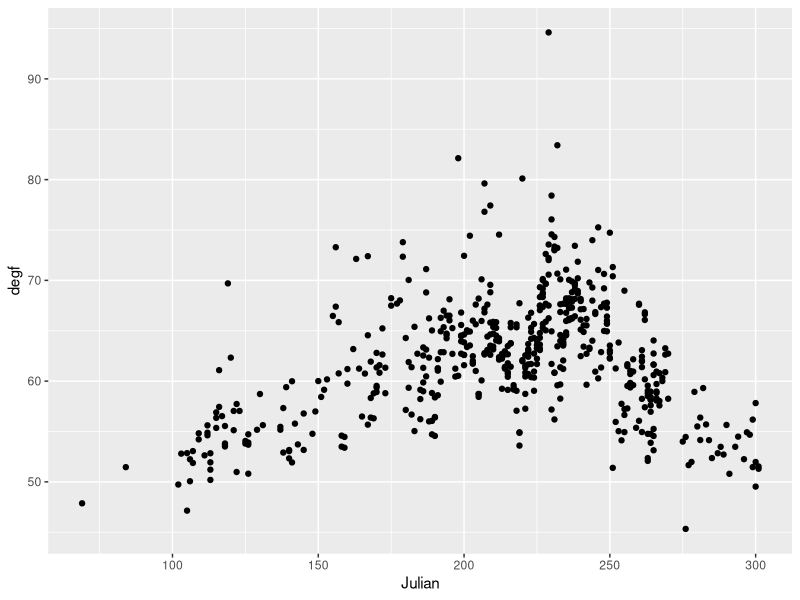
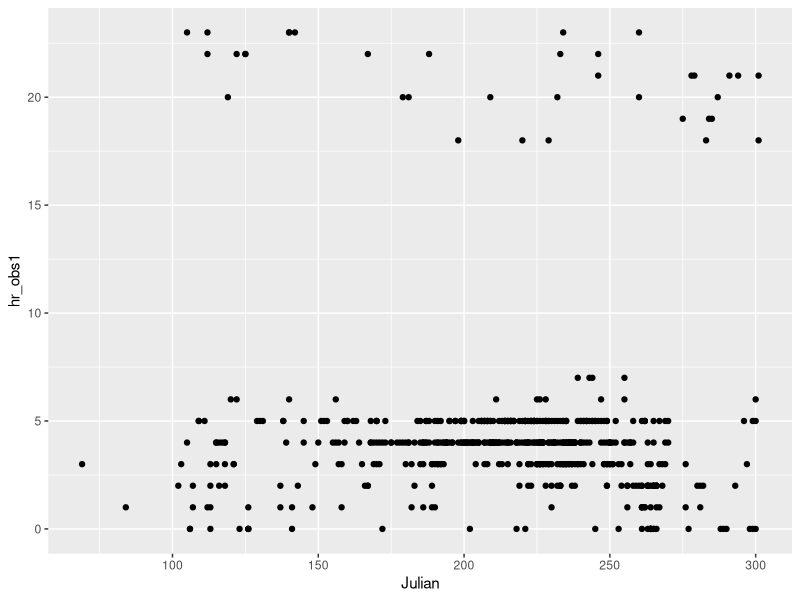
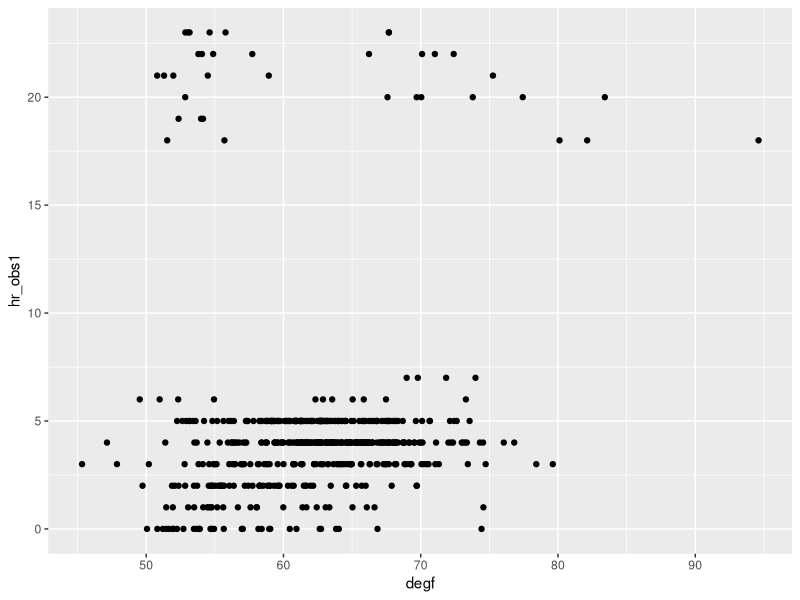

Reproduce these figures in R, in order.
#===========================================================================#
# script12_explore_count_and_temperature2.R
# 
# Uses the "combined" data set created in script10 to explore relationsips 
#
# PARTS
# 1. Basic questions about combined data set (multiple obs/night?)(line 14)  
# 2. Examine captures after 7AM (before midnight) (line 64)  
#
# combined--imported as created in script10
# combined3
#  - Night only
#  - Only first obs of night for that site
#===========================================================================#

library(tidyverse)
library(lubridate)
library(timechange)

#-- 1. (Heading to be determined) --------

combined <- read_csv("./data/merged_count_and_temp_data.csv")
combined
# A tibble: 1,428 x 11
#   pest_dif site         Yr Mnth.x Julian    Hr degf_avg degf_lo degf_hi rh_avg Mnth.y
#      <dbl> <chr>     <dbl> <chr>   <dbl> <dbl>    <dbl>   <dbl>   <dbl>  <dbl> <chr> 
# 1        1 UCKearney  2019 Jun       153     5     60.2    59.7    61.2   89.8 Jun   
# 2        1 UCKearney  2019 Jul       191     4     61.2    60.3    62.2   83.6 Jul   
# 3        1 UCKearney  2019 Jul       194     4     64.2    63.9    65.1   93.2 Jul 

################################
### Reduce to night observations

combined3 <- combined %>% 
  filter(Hr <= 7 | Hr >= 18) %>% 
  group_by(Yr,site,Mnth.x,Julian) %>% 
  summarise(hr_obs1 = min(Hr),
            degf = mean(degf_avg))

combined3
# A tibble: 556 x 6
# Groups:   Yr, site, Mnth.x [52]
# Yr site       Mnth.x Julian hr_obs1  degf
#    <dbl> <chr>      <chr>   <dbl>   <dbl> <dbl>
# 1  2019 mikewoolf1 Aug       213       5  59.2
# 2  2019 mikewoolf1 Aug       215       5  62.7

ggplot(combined3, aes(x = Julian, y = degf)) +
  geom_point()

ggplot(combined3, aes(x = Julian, y = hr_obs1)) +
  geom_point() 

ggplot(combined3, aes(x = degf, y = hr_obs1)) +
  geom_point() 
